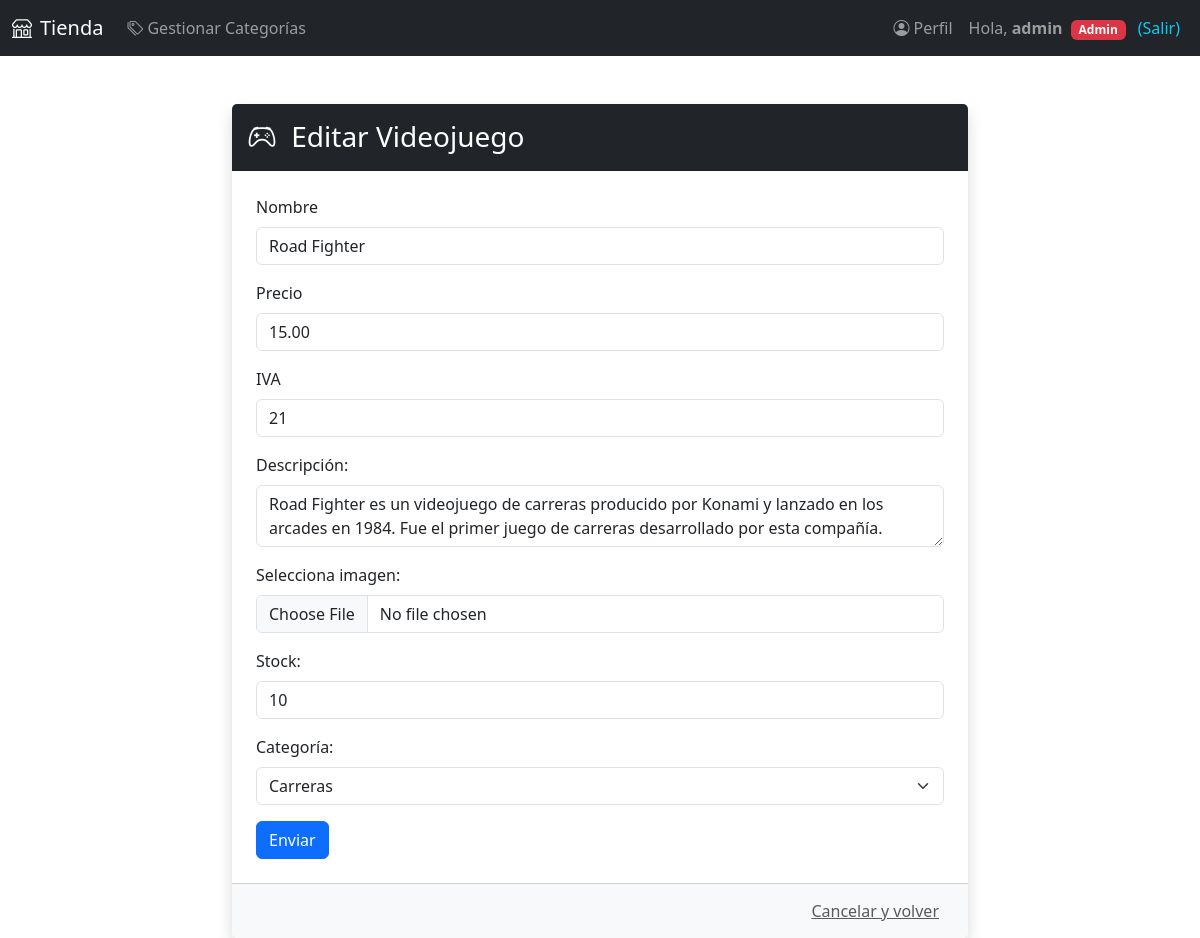
/articulos/edit/5 (signed in), run on the app's committed database.
### aplicacion/models.py (models this page shows, shortened)
class Usuarios(db.Model, UserMixin):
    __tablename__ = 'usuarios'
    id = Column(Integer, primary_key=True)
    username = Column(String(100), nullable=False)
    password_hash = Column(String(128), nullable=False)
    nombre = Column(String(200), nullable=False)
    email = Column(String(200), nullable=False, unique=True)
    admin = Column(Boolean, default=False)
    @property
    def password(self):
        raise AttributeError('password is not a readable attribute')

class Articulos(db.Model):
    __tablename__ = 'articulos'
    id = Column(Integer, primary_key=True)
    nombre = Column(String(100), nullable=False)
    precio = Column(Float, default=0)
    iva = Column(Integer, default=21)
    descripcion = Column(String(255))
    image = Column(String(255))
    stock = Column(Integer, default=0)
    CategoriaId = Column(Integer, ForeignKey('categorias.id'), nullable=False)

### aplicacion/app.py (the view, shortened to what this page needs)
@app.route('/articulos/edit/<int:id>', methods=["GET", "POST"])
@login_required
def articulos_edit(id):
    if not current_user.admin: abort(403)
    art = Articulos.query.get_or_404(id)
    form = formArticulo(obj=art)
    form.CategoriaId.choices = [(c.id, c.nombre) for c in Categorias.query.all()]
    return render_template("articulos_new.html", form=form)

### aplicacion/forms.py
class formArticulo(FlaskForm):
    nombre = StringField('Nombre', validators=[DataRequired("Tienes que poner un nombre")])
    precio = DecimalField('Precio', default=0, validators=[DataRequired("Tienes que poner un precio")])
    iva = IntegerField('IVA', default=21, validators=[DataRequired("Tienes que poner un IVA")])
    descripcion = TextAreaField('Descripción:')
    photo = FileField('Selecciona imagen:')
    stock = IntegerField('Stock:', default=1, validators=[DataRequired("Tienes que poner una cantidad de stock")])
    CategoriaId = SelectField('Categoría:', coerce=int)
    submit = SubmitField('Enviar')

### aplicacion/app.py (called while the page is built)
@login_manager.user_loader
def load_user(user_id):
    return Usuarios.query.get(int(user_id))

@app.context_processor
def inject_permissions():
    return dict(
        is_login=current_user.is_authenticated,
        is_admin=getattr(current_user, 'admin', False)
    )

### aplicacion/templates/articulos_new.html (shortened to what this page needs)
{% extends "base2.html" %}
{% from 'bootstrap5/form.html' import render_form %}
{% block contenido %}
<div class="container mt-5">
    <div class="row justify-content-center">
        <div class="col-md-8">
            <div class="card shadow border-0">
                <div class="card-header bg-dark text-white py-3">
                    <h3 class="mb-0">
                        <span class="bi bi-controller me-2"></span>
                        {% if request.endpoint == 'articulos_new' %}Añadir Nuevo Videojuego{% else %}Editar Videojuego{% endif %}
                    </h3>
                </div>
                <div class="card-body p-4">
                    <form method="post" enctype="multipart/form-data">
                        {{ render_form(form) }}
                    </form>
                </div>
                <div class="card-footer bg-light text-end">
                    <a href="{{ url_for('inicio') }}" class="btn btn-link text-muted">Cancelar y volver</a>
                </div>
            </div>
        </div>
    </div>
</div>
{% endblock %}

### aplicacion/templates/base2.html
{% extends "base.html" %}
{% block navbar %}
<nav class="navbar navbar-expand-lg navbar-dark bg-dark">
    <div class="container-fluid">
        <a class="navbar-brand" href="/"><span class="bi bi-shop me-2"></span>Tienda</a>
        <div class="collapse navbar-collapse" id="navbarNav">
            <ul class="navbar-nav me-auto">
                {% if is_admin %}
                <li class="nav-item">
                    <a class="nav-link" href="{{ url_for('categorias_lista') }}">
                        <span class="bi bi-tags me-1"></span>Gestionar Categorías
                    </a>
                </li>
                {% endif %}
            </ul>
            <ul class="navbar-nav ms-auto">
                {% if is_login %}
                <li class="nav-item">
                    <a class="nav-link" href="{{ url_for('perfil', username=current_user.username) }}">
                        <span class="bi bi-person-circle me-1"></span>Perfil
                    </a>
                </li>
                <li class="nav-item">
                    <a class="nav-link" href="{{ url_for('logout') }}">
                        Hola, <strong>{{ current_user.username }}</strong>
                        {% if is_admin %}<span class="badge bg-danger ms-1">Admin</span>{% endif %}
                        <span class="ms-2 text-info">(Salir)</span>
                    </a>
                </li>
                {% else %}
                <li class="nav-item"><a class="nav-link" href="{{ url_for('login') }}">Login</a></li>
                <li class="nav-item"><a class="nav-link" href="{{ url_for('registro') }}">Registro</a></li>
                {% endif %}
            </ul>
        </div>
    </div>
</nav>
{% endblock %}
{% block content %}
    {% block contenido %}{% endblock %}
{% endblock %}

### data on the page
Usuarios: username "admin"
Articulos: nombre "Road Fighter", precio "15.00", iva "21", descripcion "Road Fighter es un videojuego de carreras producido por Konami y lanzado en los arcades en 1984. Fue el primer juego de carreras desarrollado por esta compañía.", stock "10", CategoriaId "Carreras"
